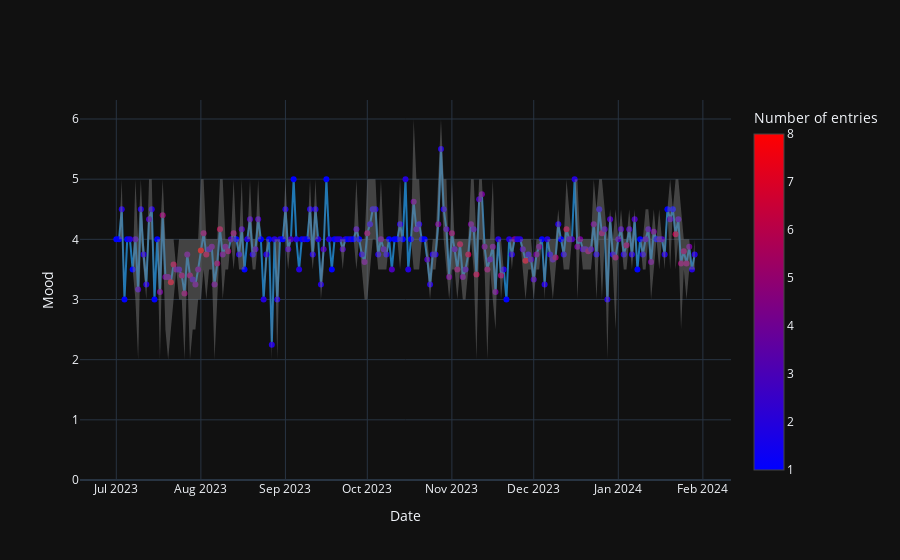

The notebook cell saved with this chart:
### Markdown cell above
## Mood plot

### Code cell
df.mood_plot()

### Figure 1 — Plotly figure (JSON) as saved in the notebook; plotly's stock layout.template omitted (floating-point values rounded to 4 significant figures; data arrays with more than 128 entries replaced by an {"elided": "..."} marker saying what was removed)
{"data": [{"line": {"color": "rgb(31, 119, 180)"}, "marker": {"color": {"elided": "213 int values"}, "colorbar": {"title": {"text": "Number of entries"}}, "colorscale": [[0, "rgb(0,0,255)"], [1, "rgb(255,0,0)"]], "showscale": true}, "mode": "lines+markers", "name": "avg", "type": "scatter", "x": {"elided": "213 str values"}, "y": {"elided": "213 float values"}}, {"line": {"width": 0}, "marker": {"color": "#444"}, "mode": "lines", "name": "max", "showlegend": false, "type": "scatter", "x": {"elided": "213 str values"}, "y": {"elided": "213 float values"}}, {"fill": "tonexty", "fillcolor": "rgba(130, 130, 130, 0.45)", "line": {"width": 0}, "marker": {"color": "#444"}, "mode": "lines", "name": "min", "showlegend": false, "type": "scatter", "x": {"elided": "213 str values"}, "y": {"elided": "213 float values"}}], "layout": {"hovermode": "x", "showlegend": false, "xaxis": {"title": {"text": "Date"}}, "yaxis": {"rangemode": "tozero", "title": {"text": "Mood"}}}}
